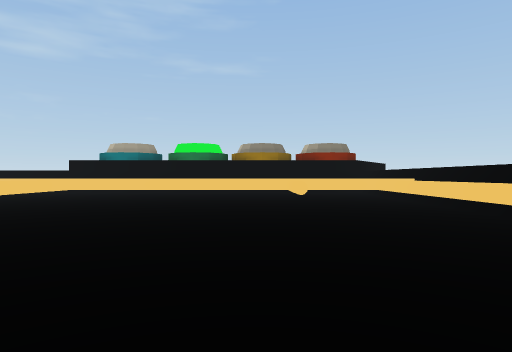
[1] (above)

14 first-person views from a walk through a scene from a Unity 3-D project. The camera is 0.55 m above the floor, looks level and sees 75° across. The floor is counted in squares, 1 m on a side. Each view is taken from the middle of a square. On the plan, view 1 faces up. The plan holds only what a view shows up to about 9 squares ahead; the rest is blank. The place goes on beyond the plan. The player is left out.

[2]
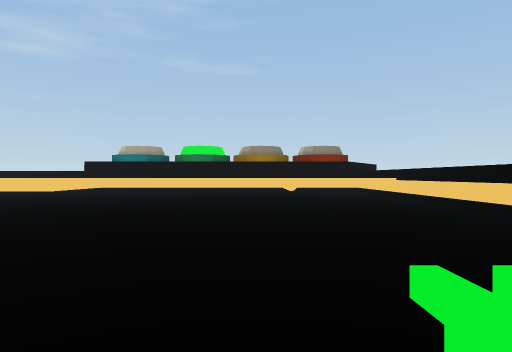

[3]
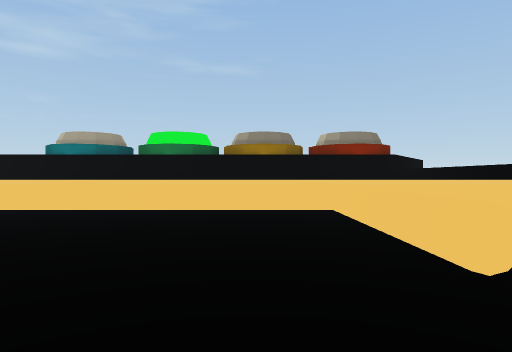

[4]
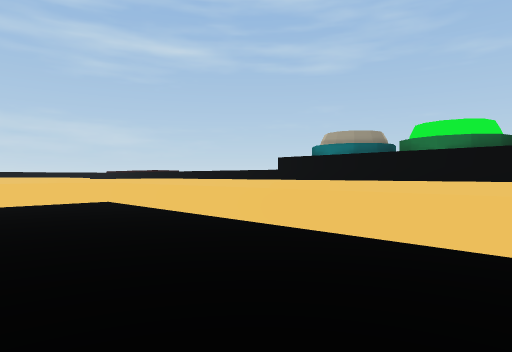

[5]
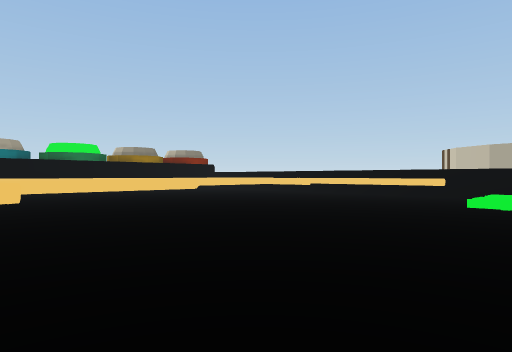

[6]
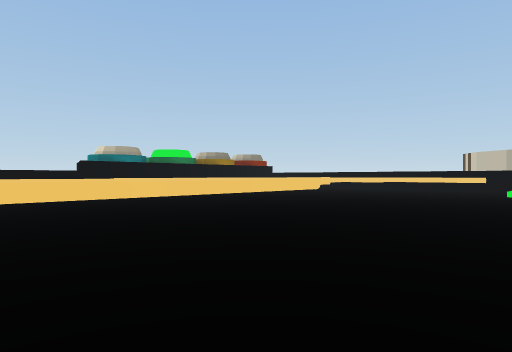

[7]
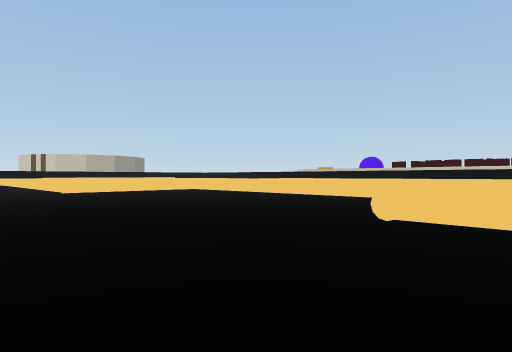

[8]
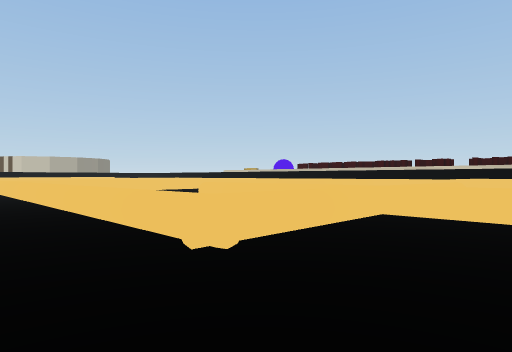

[9]
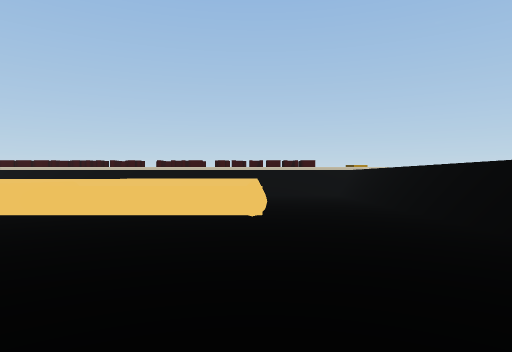

[10]
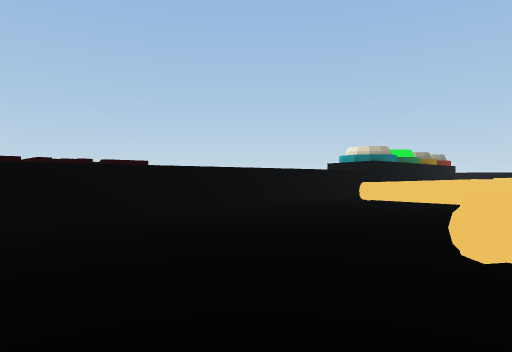

[11]
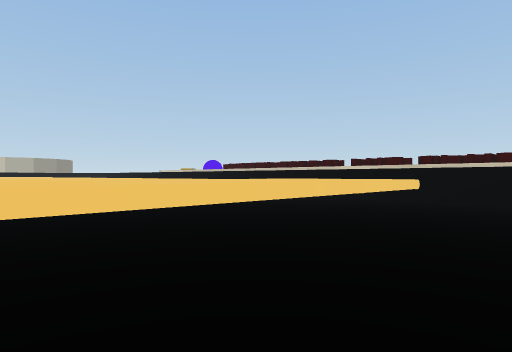

[12]
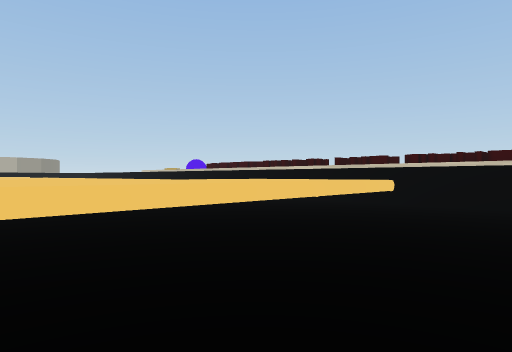

[13]
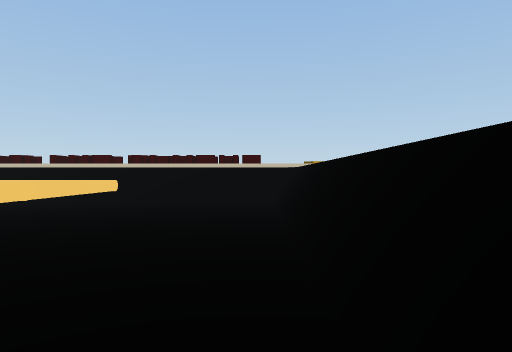

[14]
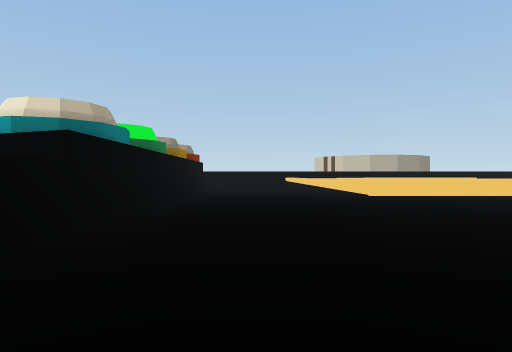

### Floor plan
Key: @ floor where view 1 was taken; # wall or solid block; . floor; = window, fence, low wall or low ledge; ^ raised ledge; O other object.
Columns run from 19 left of view 1 to 4 right of it. Each row starts with its distance up from view 1.
 13     ^
 12    ^^^                 #
 11     #######  ##########^
 10       .....    ....    ^
  9        ...   ..........^
  8    ..  ...   #===#####=^
  7      OOOOO...O   O.....^
  6  ..OOOO..OOOOO...O..O..^
  5  . O OOOOO......OOOOOO.^
  4    O  OOO  ...OOO...OO.^
  3 ^. O..OOO    O.......O
  2 ^..#==###====#.......O.^
  1 ^..O..O       .......O.^
  0 ^....O.        ....@. .^
 -1 ^......  .   .     .
 -2 ^##########
 -3 ^^^^^^^^

Where each view was taken, in squares from view 1:
view 1: 0 up, 0 right, facing up
view 2: 1 down, 0 right, facing up
view 3: 3 up, 0 right, facing up
view 4: 4 up, 0 right, facing up-left
view 5: 1 down, 6 left, facing up-right
view 6: 1 down, 10 left, facing up-right
view 7: 9 up, 11 left, facing down-right
view 8: 8 up, 15 left, facing down-right
view 9: 8 up, 16 left, facing down
view 10: 6 up, 17 left, facing up-right
view 11: 6 up, 18 left, facing down-right
view 12: 5 up, 18 left, facing down-right
view 13: 5 up, 18 left, facing down
view 14: 9 up, 10 left, facing right
